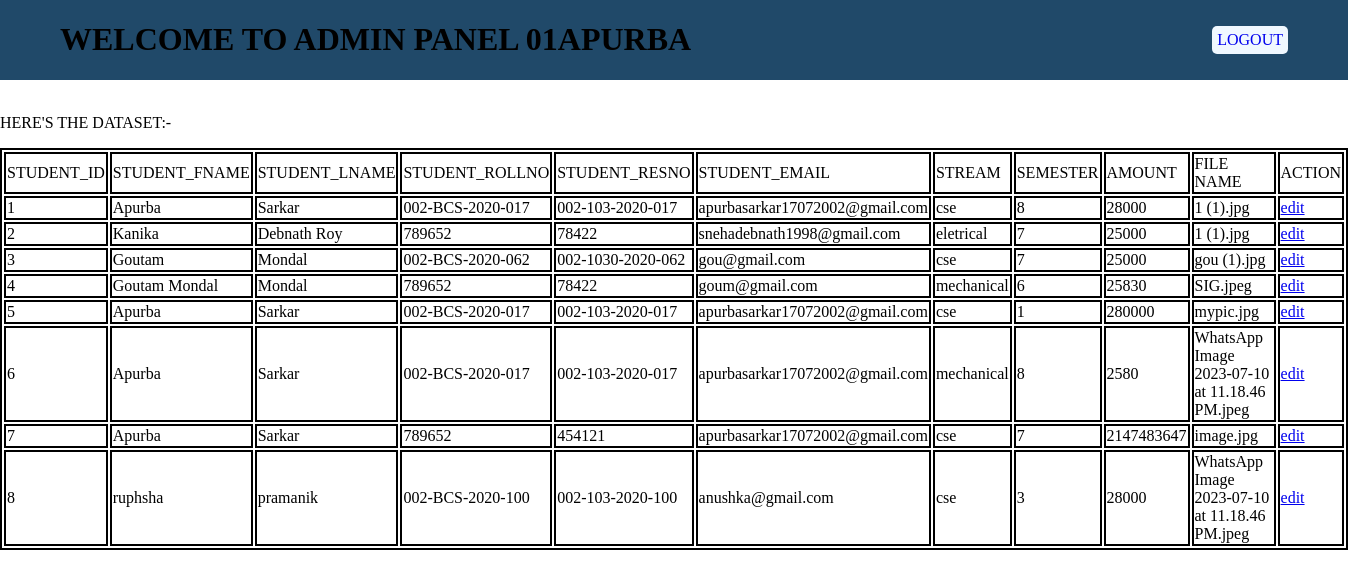
/datafetch.php (signed in), run on the app's committed database.
### tables this page shows
CREATE TABLE `data_table` (
  `id` int(10) NOT NULL,
  `fname` varchar(255) NOT NULL,
  `lname` varchar(255) NOT NULL,
  `rno` varchar(255) NOT NULL,
  `regno` varchar(255) NOT NULL,
  `email` varchar(255) NOT NULL,
  `stream` varchar(255) NOT NULL,
  `semester` varchar(255) NOT NULL,
  `amo` int(10) NOT NULL,
  `file` varchar(255) NOT NULL
);

### connection.php (called while the page is built, shortened)
<?php
function db_connect($sql_statement){
    $dbhost="localhost";
    $dbuser="root";
    $dbpass="";
    $dbname="filesystem";
$conn=mysqli_connect($dbhost,$dbuser,$dbpass,$dbname);
$result=mysqli_query($conn,$sql_statement);
return $result;
}
?>

### datafetch.php (the view, shortened to what this page needs)
<?php
require("connection.php");
if (isset($_SESSION['login'])) {
?>
    <!DOCTYPE html>
    <html lang="en">
    <head>
    </head>
    <body>
    <div class="header">
        <h1>WELCOME TO ADMIN PANEL <?php echo $_SESSION['id']?></h1>
        <a href="adminlogout.php">LOGOUT</a>
    </div>
    <br>
    <p>HERE'S THE DATASET:- </p>
        <?php
        $sql_statement = "SELECT * FROM data_table";
        $result = db_connect($sql_statement);
        if (mysqli_num_rows($result) > 0) {
        ?>
            <table>
                <tr>
                    <td>STUDENT_ID</td>
                    <td>STUDENT_FNAME</td>
                    <td>STUDENT_LNAME</td>
                    <td>STUDENT_ROLLNO</td>
                    <td>STUDENT_RESNO</td>
                    <td>STUDENT_EMAIL</td>
                    <td>STREAM</td>
                    <td>SEMESTER</td>
                    <td>AMOUNT</td>
                    <td>FILE NAME</td>
                    <td>ACTION</td>
                </tr>
                <?php
                while ($row = mysqli_fetch_assoc($result)) {
                ?>
                    <tr>
                        <td> <?php echo $row['id'] ?> </td>
                        <td> <?php echo $row['fname'] ?> </td>
                        <td> <?php echo $row['lname'] ?> </td>
                        <td> <?php echo $row['rno'] ?> </td>
                        <td> <?php echo $row['regno'] ?> </td>
                        <td> <?php echo $row['email'] ?> </td>
                        <td> <?php echo $row['stream'] ?> </td>
                        <td> <?php echo $row['semester'] ?> </td>
                        <td> <?php echo $row['amo'] ?> </td>
                        <td> <?php echo $row['file'] ?> </td>
                        <td><a href="dataedit.php?id=<?php echo $row['id'] ?> ">edit</a></td>
                    </tr>
            <?php
                }
            }
            ?>
            </table>
    </body>
    </html>
<?php
} else {
    echo "you have no permission to access";
}
?>

### datafetch.php (style rules this page uses)
table, tr, td { border: 2px solid black; }
body { margin:0px; }
.header { font-family: poppins; justify-content: space-between; display: flex; align-items: center; padding: 0px 60px; background-color: #204969; }
.header a { background-color: aliceblue; text-decoration: none; border-radius: 5px; padding: 5px; }

### data on the page
data_table: id "1", fname "Apurba", lname "Sarkar", rno "002-BCS-2020-017", regno "002-103-2020-017", email "apurbasarkar17072002@gmail.com", stream "cse", semester "8", amo "28000", file "1 (1).jpg"
data_table: id "2", fname "Kanika", lname "Debnath Roy", rno "789652", regno "78422", email "snehadebnath1998@gmail.com", stream "eletrical", semester "7", amo "25000", file "1 (1).jpg"
data_table: id "3", fname "Goutam", lname "Mondal", rno "002-BCS-2020-062", regno "002-1030-2020-062", email "gou@gmail.com", stream "cse", semester "7", amo "25000", file "gou (1).jpg"
data_table: id "4", fname "Goutam Mondal", lname "Mondal", rno "789652", regno "78422", email "goum@gmail.com", stream "mechanical", semester "6", amo "25830", file "SIG.jpeg"
data_table: id "5", fname "Apurba", lname "Sarkar", rno "002-BCS-2020-017", regno "002-103-2020-017", email "apurbasarkar17072002@gmail.com", stream "cse", semester "1", amo "280000", file "mypic.jpg"
data_table: id "6", fname "Apurba", lname "Sarkar", rno "002-BCS-2020-017", regno "002-103-2020-017", email "apurbasarkar17072002@gmail.com", stream "mechanical", semester "8", amo "2580", file "WhatsApp Image 2023-07-10 at 11.18.46 PM.jpeg"
data_table: id "7", fname "Apurba", lname "Sarkar", rno "789652", regno "454121", email "apurbasarkar17072002@gmail.com", stream "cse", semester "7", amo "2147483647", file "image.jpg"
data_table: id "8", fname "ruphsha", lname "pramanik", rno "002-BCS-2020-100", regno "002-103-2020-100", email "anushka@gmail.com", stream "cse", semester "3", amo "28000", file "WhatsApp Image 2023-07-10 at 11.18.46 PM.jpeg"

### other printed values
$_SESSION['id'] "01APURBA"
